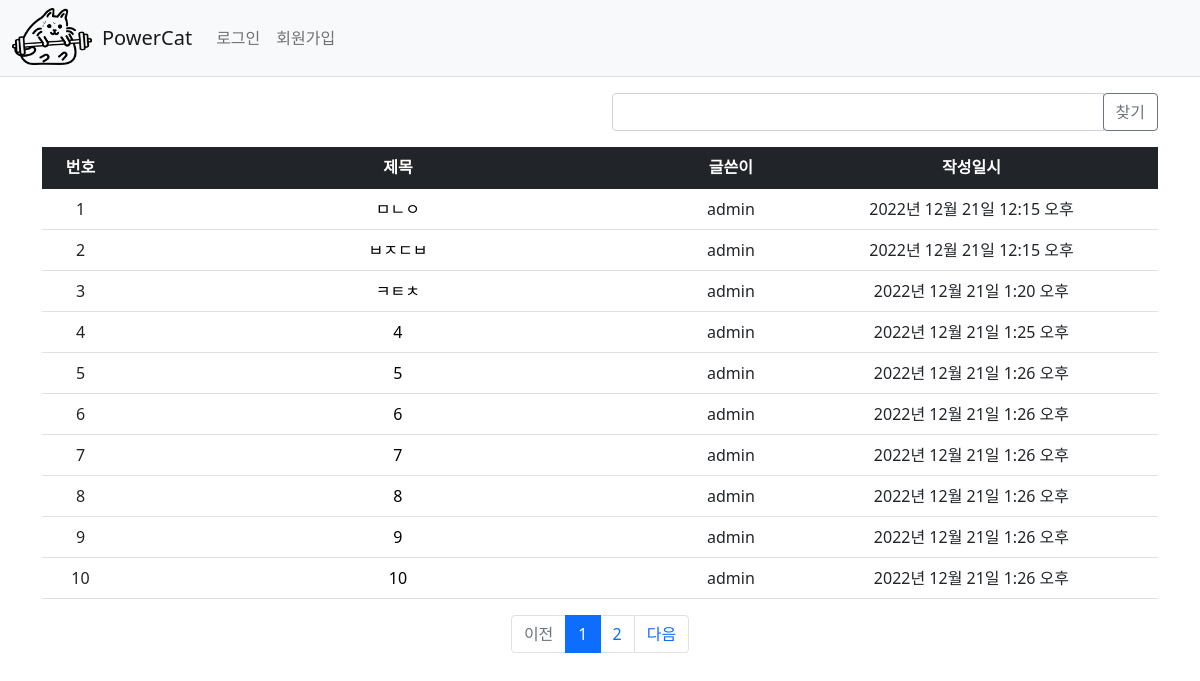
Screenshot of /pybo/ with the database file from the repository.
### pybo/models.py (models this page shows, shortened)
class Question(models.Model):
    author = models.ForeignKey(User, on_delete=models.CASCADE, related_name='author_question')
    subject = models.CharField(max_length=200)
    content = models.TextField()
    create_date = models.DateTimeField()
    modify_date = models.DateTimeField(null=True, blank=True)
    voter = models.ManyToManyField(User, related_name='voter_question')

### pybo/views/base_views.py (the view, shortened to what this page needs)
# urls.py: path('', views.index, name='index'), # '/'에 해당되는 path
def index(request):
    page = request.GET.get('page', '1')  # 페이지
    kw = request.GET.get('kw', '')  # 검색어
    question_list = Question.objects.order_by('create_date')
    paginator = Paginator(question_list, 10)  # 페이지당 10개씩 보여주기
    page_obj = paginator.get_page(page)
    context = {'question_list': page_obj, 'page': page, 'kw': kw}
    return render(request, 'pybo/question_list.html', context)

### pybo/templatetags/pybo_filter.py (called while the page is built)
@register.filter
def sub(value, arg):
    return value - arg

### templates/pybo/question_list.html (shortened to what this page needs)
{% extends 'base.html' %}
{% load pybo_filter %}
{% block content %}
<div class="container my-3">
    <div class="row my-3">
        <div class="col-6">
        </div>
        <div class="col-6">
            <div class="input-group">
                <input type="text" id="search_kw" class="form-control" value="{{ kw|default_if_none:'' }}">
                <div class="input-group-append">
                    <button class="btn btn-outline-secondary" type="button" id="btn_search">찾기</button>
                </div>
            </div>
        </div>
    </div>
    <table class="table" >
        <thead>
            <tr class="text-center table-dark">
                <th>번호</th>
                <th style="width:50%; margin: auto; text-align: center;">제목</th>
                <th>글쓴이</th>
                <th>작성일시</th>
            </tr>
        </thead>
        <tbody>
            {% if question_list %}
            {% for question in question_list %}
            <tr class="text-center">
                <td>
                    {{ question_list.start_index|add:forloop.counter0|sub:question_list.paginator.count|add:question_list.paginator.count }}
                </td>
                <td class="text-center" >
                    <a href="{% url 'pybo:detail' question.id %}" >{{ question.subject}}</a>
                </td>
                <td>{{ question.author.username }}</td>
                <td>{{ question.create_date }}</td>
            </tr>
            {% endfor %}
            {% else %}
            <tr>
                <td colspan="4">질문이 없습니다.</td>
            </tr>
            {% endif %}
        </tbody>
    </table>
    <ul class="pagination justify-content-center">
        {% if question_list.has_previous %}
        <li class="page-item">
            <a class="page-link" data-page="{{ question_list.previous_page_number }}" href="javascript:void(0)">이전</a>
        </li>
        {% else %}
        <li class="page-item disabled">
            <a class="page-link" tabindex="-1" aria-disabled="true" href="#">이전</a>
        </li>
        {% endif %}
        {% for page_number in question_list.paginator.page_range %}
        {% if page_number >= question_list.number|add:-5 and page_number <= question_list.number|add:5 %}
        {% if page_number == question_list.number %}
        <li class="page-item active" aria-current="page">
            <a class="page-link" data-page="{{ page_number }}" href="javascript:void(0)">{{ page_number }}</a>
        </li>
        {% else %}
        <li class="page-item">
            <a class="page-link" data-page="{{ page_number }}" href="javascript:void(0)">{{ page_number }}</a>
        </li>
        {% endif %}
        {% endif %}
        {% endfor %}
        {% if question_list.has_next %}
        <li class="page-item">
            <a class="page-link" data-page="{{ question_list.next_page_number }}" href="javascript:void(0)">다음</a>
        </li>
        {% else %}
        <li class="page-item disabled">
            <a class="page-link" tabindex="-1" aria-disabled="true" href="#">다음</a>
        </li>
        {% endif %}
    </ul>
</div>
{% endblock %}

### templates/base.html (shortened to what this page needs)
{% load static %}
<!doctype html>
<html lang="ko">
<head>
    <link rel="stylesheet" type="text/css" href="{% static 'bootstrap.min.css' %}">
    <link rel="stylesheet" type="text/css" href="{% static 'style.css' %}">
</head>
<body>
{% include "navbar.html" %}
{% block content %}
{% endblock %}
</body>
</html>

### templates/navbar.html (shortened to what this page needs)
<nav class="navbar navbar-expand-lg navbar-light bg-light border-bottom">
    <div class="container-fluid">
        <div id="logo">logo</div>
        <a class="navbar-brand" href="{% url 'pybo:index' %}">PowerCat</a>
        <div class="collapse navbar-collapse" id="navbarSupportedContent">
            <ul class="navbar-nav me-auto mb-2 mb-lg-0">
                <li class="nav-item">
                    {% if user.is_authenticated %}
                    <a class="nav-link" href="{% url 'common:logout' %}">{{ user.username }} (로그아웃)</a>
                    {% else %}
                    <a class="nav-link" href="{% url 'common:login' %}">로그인</a>
                    {% endif %}
                </li>
                <li>
                    {% if not user.is_authenticated %}
                    <a class="nav-link" href="{% url 'common:signup' %}">회원가입</a>
                    {% endif %}
                </li>
            </ul>
        </div>
    </div>
</nav>

### templates/base.html (style rules this page uses)
a { text-decoration : none; color : black; }
#logo { display: inline-block; width: 80px; height: 60px; text-indent:-9999px; background-image: url(../../../../../static/powercat.png); background-size: contain; background-repeat: no-repeat; margin-right: 10px; }

### rows the page displays
Question: start_index|add "1", subject "ㅁㄴㅇ", author.username "admin", create_date "2022년 12월 21일 12:15 오후"
Question: start_index|add "2", subject "ㅂㅈㄷㅂ", author.username "admin", create_date "2022년 12월 21일 12:15 오후"
Question: start_index|add "3", subject "ㅋㅌㅊ", author.username "admin", create_date "2022년 12월 21일 1:20 오후"
Question: start_index|add "4", subject "4", author.username "admin", create_date "2022년 12월 21일 1:25 오후"
Question: start_index|add "5", subject "5", author.username "admin", create_date "2022년 12월 21일 1:26 오후"
Question: start_index|add "6", subject "6", author.username "admin", create_date "2022년 12월 21일 1:26 오후"
Question: start_index|add "7", subject "7", author.username "admin", create_date "2022년 12월 21일 1:26 오후"
Question: start_index|add "8", subject "8", author.username "admin", create_date "2022년 12월 21일 1:26 오후"
Question: start_index|add "9", subject "9", author.username "admin", create_date "2022년 12월 21일 1:26 오후"
Question: start_index|add "10", subject "10", author.username "admin", create_date "2022년 12월 21일 1:26 오후"

### other values shown
{{ page_number }} "1"
{{ page_number }} "2"
